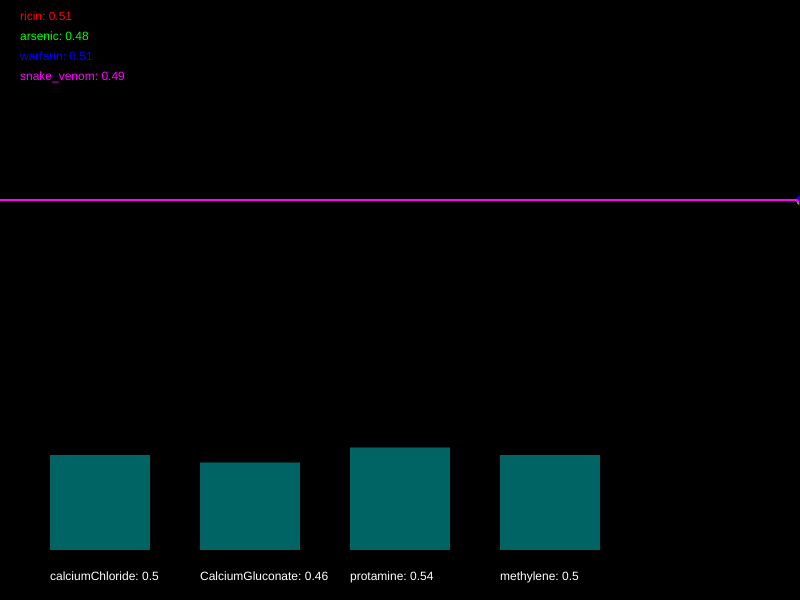
Frame 1 (no input)
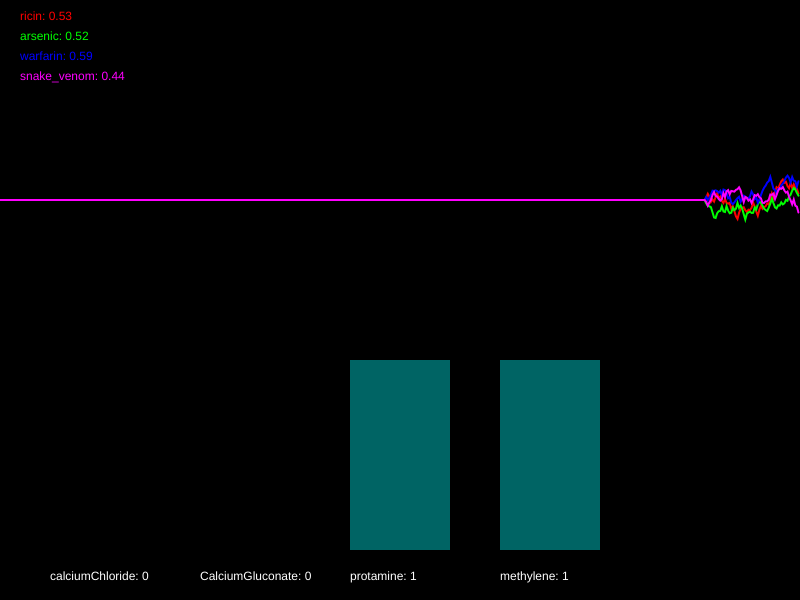
Frame 60 (no input)
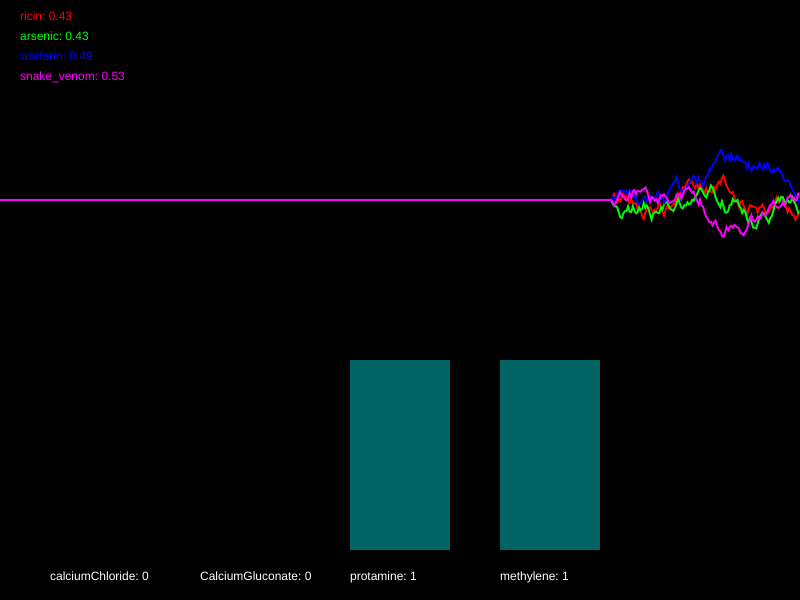
Frame 120 (the mouse pressed at the canvas centre since frame 60)

The p5.js sketch that drew these frames (run headless with seeded random() and noise() and a simulated clock; from frame 60 on, the mouse is pressed at the canvas centre):

// p5.js sketch
// ── sketch.js
/*

Officer: 6576922
CaseNum: 401-1-61669012-6576922

Case 401 - The Case of Norbert's Weiner Stand
Stage 2 - Toxic Burrito

Norbert is at it again. This time he’s set up a burrito stall and is lacing burritos with his foul toxin. 
The chaos is spreading. People are dropping like flies and burrito sales have fallen through the floor. 
To make matters worse it seems Norbert has cottoned on to our methods and has upped the complexity of his poison. 
You’ll find the antidote harder to develop this time. So kid, head down to the lab and get working.

You must develop the antidote by using conditional statements in the draw loop to do the following:

	- If ricin goes above 0.51, try decreasing calciumChloride by 0.03
	- If warfarin dips below 0.46 and snake_venom dips below 0.65, increment calciumChloride by 0.02
	- If warfarin goes above 0.67 or ricin goes above 0.47, try decreasing CalciumGluconate by 0.04
	- When snake_venom dips below 0.34, try increasing CalciumGluconate by 0.04
	- If arsenic dips below 0.25, decrement protamine by 0.04
	- When snake_venom goes above 0.29, increase protamine by 0.04
	- When warfarin dips below 0.28 or snake_venom goes above 0.73, decrease methylene by 0.05
	- When arsenic goes above 0.35 and ricin goes above 0.51, increment methylene by 0.03


Your conditional statements should consider the following poisons:

	- ricin
	- arsenic
	- warfarin
	- snake_venom


Your conditional statements should modify the following antidotes:

	- calciumChloride
	- CalciumGluconate
	- protamine
	- methylene


- There are many ways to complete this task but you should only use the following commands and operators:

	if(){}
	>
	<
	&&
	||
	+=
	-=

*/

//Declare the poison variables
var ricin;
var arsenic;
var warfarin;
var snake_venom;


//Declare the antidote variables
var calciumChloride;
var CalciumGluconate;
var protamine;
var methylene;


//This variable is used for drawing the graph
var graphs;


function setup()
{

	createCanvas(800,600);
	strokeWeight(2);

	//initialise the poisons and antidotes
	ricin = 0.5;
	arsenic = 0.5;
	warfarin = 0.5;
	snake_venom = 0.5;
	calciumChloride = 0.5;
	CalciumGluconate = 0.5;
	protamine = 0.5;
	methylene = 0.5;


	//fills the graph with empty values
	graphs = [];

	for(var i = 0; i < 4; i++)
	{
		graphs.push([]);
		for(var j = 0; j < 512; j++)
		{
			graphs[i].push(0.5);
		}
	}

}

function draw()
{

	//Develop the antidote below
	//Write conditional statements to change the amount of each substance ...
	if(ricin >= 0.51)
		{
			calciumChloride = calciumChloride - 0.03;
		}
	
	if(warfarin <= 0.46 && snake_venom <= 0.65)
		{
			calciumChloride += 0.02;
		}
	
	if(warfarin >= 0.67 || ricin >= 0.47)
		{
			CalciumGluconate = CalciumGluconate - 0.04;
		}
	
	if(snake_venom <= 0.34)
		{
			CalciumGluconate = CalciumGluconate + 0.04;
		}
	
	if(arsenic <= 0.25)
		{
			protamine -= 0.04;
		}

	if(snake_venom >= 0.29)
		{
			protamine = protamine + 0.04;
		}
	
	if(warfarin <= 0.28 || snake_venom >= 0.73)
		{
			methylene = methylene - 0.05;
		}
	
	if(arsenic >= 0.35 && ricin >= 0.51)
		{
			methylene += 0.03;
		}

	//////////////////////////////////////////////////////

	//the code below generates new values using random numbers

	/*
		For testing, you might want to temporarily comment out
		these lines and set the same variables to constant values
		instead.
	*/

	ricin = nextValue(graphs[0],ricin);
	arsenic = nextValue(graphs[1],arsenic);
	warfarin = nextValue(graphs[2],warfarin);
	snake_venom = nextValue(graphs[3],snake_venom);


	calciumChloride = constrain(calciumChloride, 0, 1);
	CalciumGluconate = constrain(CalciumGluconate, 0, 1);
	protamine = constrain(protamine, 0, 1);
	methylene = constrain(methylene, 0, 1);


	///////// DO NOT CHANGE THE CODE BELOW ///////////

	//drawing code

	// set background
	background(0);
	noFill();

	//draw the graphs for the vitals
	var colors = [
	color(255, 0, 0),
	color(0, 255, 0),
	color(0, 0, 255),
	color(255, 0, 255),
	color(255, 255, 0),
	color(0, 255, 255)
	];

	for(var i = 0; i < graphs.length; i++)
	{
		stroke(colors[i]);
		drawGraph(graphs[i]);
	}

	//draw the poisons as text
	noStroke();
	fill(colors[0]);
	text('ricin: ' + nf(ricin,1,2), 20,20);
	fill(colors[1]);
	text('arsenic: ' + nf(arsenic,1,2), 20,40);
	fill(colors[2]);
	text('warfarin: ' + nf(warfarin,1,2), 20,60);
	fill(colors[3]);
	text('snake_venom: ' + nf(snake_venom,1,2), 20,80);


	//draw the antidotes bar chart
	drawBar(calciumChloride,50,'calciumChloride');
	drawBar(CalciumGluconate,200,'CalciumGluconate');
	drawBar(protamine,350,'protamine');
	drawBar(methylene,500,'methylene');


}

function nextValue(graph, val)
{
	//gets the next value for a vital and puts it in an array for drawing
	var delta = random(-0.03,0.03);

	val += delta;
	if(val > 1 || val < 0)
	{
		delta *= -1;
		val += delta * 2;
	}

	graph.push(val)
	graph.shift();
	return val;
}

function drawGraph(graph)
{
	//draws an array as a graph
	beginShape();
	for(var i = 0; i < graph.length; i++)
	{
			vertex(width * i/512, height * 0.5 - graph[i]* height/3)
	}
	endShape();
}


function drawBar(val, x, name)
{
	//draws the bars for bar chart
    noStroke();
    fill(0,100,100);
	var mh = height * 0.4 - 50;
	rect(x,(height - 50) - val*mh, 100, val*mh);
    fill(255);
	text(name + ": " + val, x, height - 20);
}
